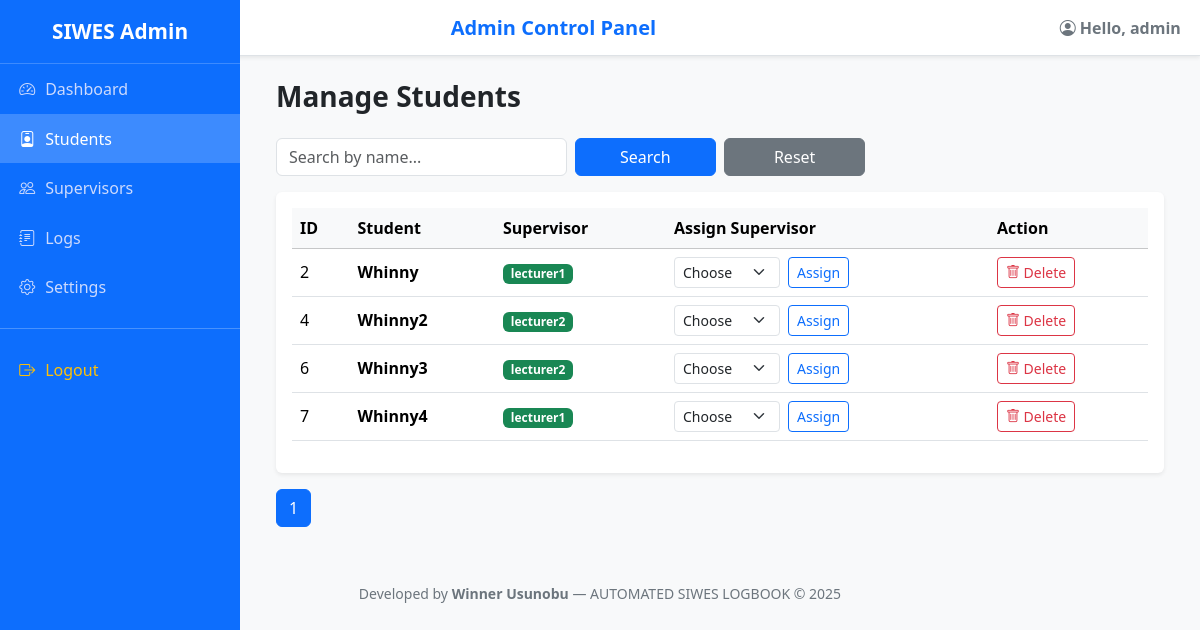
/admin/students (signed in), run on the app's committed database.
### tables this page shows
CREATE TABLE users (
        id INTEGER PRIMARY KEY AUTOINCREMENT,
        username TEXT NOT NULL UNIQUE,
        password_hash TEXT NOT NULL,
        role TEXT NOT NULL CHECK(role IN ('student', 'supervisor', 'admin')),
        supervisor_id INTEGER,
        FOREIGN KEY (supervisor_id) REFERENCES users(id)
    );

### admin.py (the view, shortened to what this page needs)
@admin_bp.route('/students', methods=['GET', 'POST'])
@login_required
def students():
    if current_user.role != 'admin':
        flash("Access Denied! Admins only.", "danger")
        return redirect(url_for("login"))
    conn = get_db_connection()
    cur = conn.cursor()
    q = request.args.get('q', '').strip()
    page = int(request.args.get('page', 1))
    per_page = 10
    offset = (page - 1) * per_page
    if q:
        students = cur.execute("""
            SELECT s.id, s.username AS student_name, u.username AS supervisor_name
            FROM users s
            LEFT JOIN users u ON s.supervisor_id = u.id
            WHERE s.role='student' AND s.username LIKE ?
            ORDER BY s.username LIMIT ? OFFSET ?;
        """, (f'%{q}%', per_page, offset)).fetchall()
        total = cur.execute("SELECT COUNT(*) FROM users WHERE role='student' AND username LIKE ?", (f'%{q}%',)).fetchone()[0]
    else:
        students = cur.execute("""
            SELECT s.id, s.username AS student_name, u.username AS supervisor_name
            FROM users s
            LEFT JOIN users u ON s.supervisor_id = u.id
            WHERE s.role='student'
            ORDER BY s.username LIMIT ? OFFSET ?;
        """, (per_page, offset)).fetchall()
        total = cur.execute("SELECT COUNT(*) FROM users WHERE role='student'").fetchone()[0]
    supervisors = cur.execute("SELECT id, username FROM users WHERE role='supervisor' ORDER BY username;").fetchall()
    conn.close()
    total_pages = (total + per_page - 1) // per_page
    return render_template(
        'admin/students.html',
        students=students,
        supervisors=supervisors,
        q=q,
        page=page,
        total_pages=total_pages
    )

### admin.py (called while the page is built)
def get_db_connection():
    db_path = current_app.config.get('DATABASE', 'instance/siwes.db')
    conn = sqlite3.connect(db_path)
    conn.row_factory = sqlite3.Row
    return conn

### app.py (called while the page is built)
@login_manager.user_loader
def load_user(user_id):
    conn = sqlite3.connect(Database)
    conn.row_factory = sqlite3.Row
    user = conn.execute("SELECT * FROM users WHERE id = ?;", (user_id,)).fetchone()
    conn.close()
    if user:
        return User(user["id"], user["username"], user["password_hash"], user["role"])
    return None

### templates/admin/students.html (shortened to what this page needs)
{% extends "admin/base.html" %}
{% block content %}
<div class="container-fluid">
  <h3 class="fw-bold mb-4">Manage Students</h3>
  <form class="row g-2 mb-3" method="get" action="{{ url_for('admin.students') }}">
    <div class="col-md-4">
      <input type="text" name="q" class="form-control" placeholder="Search by name..." value="{{ q }}">
    </div>
    <div class="col-md-2">
      <button class="btn btn-primary w-100" type="submit">Search</button>
    </div>
    <div class="col-md-2">
      <a href="{{ url_for('admin.students') }}" class="btn btn-secondary w-100">Reset</a>
    </div>
  </form>
  <div class="card shadow-sm border-0">
    <div class="card-body table-responsive">
      <table class="table table-hover align-middle">
        <thead class="table-light">
          <tr>
            <th>ID</th>
            <th>Student</th>
            <th>Supervisor</th>
            <th>Assign Supervisor</th>
            <th>Action</th>
          </tr>
        </thead>
        <tbody>
          {% for s in students %}
          <tr>
            <td>{{ s.id }}</td>
            <td class="fw-semibold">{{ s.student_name }}</td>
            <td>
              {% if s.supervisor_name %}
                <span class="badge bg-success">{{ s.supervisor_name }}</span>
              {% else %}
                <span class="badge bg-secondary">Unassigned</span>
              {% endif %}
            </td>
            <td>
              <form method="POST" class="d-flex align-items-center" style="gap: 0.5rem;">
                <select name="supervisor_id" class="form-select form-select-sm w-auto" required>
                  <option disabled selected>Choose</option>
                </select>
                <button class="btn btn-sm btn-outline-primary" type="submit">Assign</button>
              </form>
            </td>
            <td>
              <form method="POST" onsubmit="return confirm('Are you sure you want to delete {{ s.student_name }}?');">
                <button class="btn btn-sm btn-outline-danger"><i class="bi bi-trash"></i> Delete</button>
              </form>
            </td>
          </tr>
          {% else %}
          <tr>
            <td colspan="5" class="text-center text-muted">No students found.</td>
          </tr>
          {% endfor %}
        </tbody>
      </table>
    </div>
  </div>
  <nav aria-label="Page navigation" class="mt-3">
    <ul class="pagination">
      {% for p in range(1, total_pages + 1) %}
        <li class="page-item {% if p == page %}active{% endif %}">
          <a class="page-link" href="{{ url_for('admin.students', q=q, page=p) }}">{{ p }}</a>
        </li>
      {% endfor %}
    </ul>
  </nav>
</div>
{% endblock %}

### templates/admin/base.html (shortened to what this page needs)
<!DOCTYPE html>
<html lang="en">
<head>
  <link href="https://cdn.jsdelivr.net/npm/bootstrap@5.3.3/dist/css/bootstrap.min.css" rel="stylesheet">
  <link href="https://cdn.jsdelivr.net/npm/bootstrap-icons@1.11.1/font/bootstrap-icons.css" rel="stylesheet">
</head>
<body>
  <div class="sidebar" id="sidebar">
    <div class="brand">SIWES Admin</div>
    <nav class="nav flex-column">
      <a href="{{ url_for('admin.dashboard') }}" class="nav-link {% if request.endpoint == 'admin.dashboard' %}active{% endif %}">
        <i class="bi bi-speedometer2"></i> Dashboard
      </a>
      <a href="{{ url_for('admin.students') }}" class="nav-link {% if request.endpoint == 'admin.students' %}active{% endif %}">
        <i class="bi bi-person-badge"></i> Students
      </a>
      <a href="{{ url_for('admin.supervisors') }}" class="nav-link {% if request.endpoint == 'admin.supervisors' %}active{% endif %}">
        <i class="bi bi-people"></i> Supervisors
      </a>
      <a href="{{ url_for('admin.logs') }}" class="nav-link {% if request.endpoint == 'admin.logs' %}active{% endif %}">
        <i class="bi bi-journal-text"></i> Logs
      </a>
      <a href="{{ url_for('admin.settings') }}" class="nav-link {% if request.endpoint == 'admin.settings' %}active{% endif %}">
        <i class="bi bi-gear"></i> Settings
      </a>
      <hr class="text-light">
      <a href="{{ url_for('logout') }}" class="nav-link text-warning">
        <i class="bi bi-box-arrow-right"></i> Logout
      </a>
    </nav>
  </div>
  <div class="topbar shadow-sm">
    <span class="toggle-btn" id="toggle-btn"></span>
    <h5 class="mb-0 fw-bold text-primary">Admin Control Panel</h5>
    <span class="fw-semibold text-secondary"><i class="bi bi-person-circle"> </i>Hello, {{ current_user.username }}</span>
  </div>
  <div class="content">
    {% block content %}{% endblock %}
  </div>
    <footer class="text-center text-secondary small py-3">
        Developed by <strong>Winner Usunobu</strong> — AUTOMATED SIWES LOGBOOK © 2025
    </footer>
</body>
</html>

### templates/admin/base.html (style rules this page uses)
body { min-height: 100vh; background-color: #f8f9fa; overflow-x: hidden; }
.sidebar { width: 240px; height: 100vh; position: fixed; top: 0; left: 0; background: #0d6efd; color: #fff; transition: all 0.3s ease; z-index: 100; }
.sidebar .brand { font-weight: 700; font-size: 1.3rem; text-align: center; padding: 1rem; border-bottom: 1px solid rgba(255,255,255,0.2); }
.sidebar .nav-link { color: #cddafd; font-weight: 500; padding: 0.8rem 1.2rem; display: flex; align-items: center; gap: 10px; transition: background 0.2s; }
.sidebar .nav-link:hover, .sidebar .nav-link.active { background-color: rgba(255,255,255,0.2); color: #fff; }
.content { margin-left: 240px; padding: 1.5rem; transition: all 0.3s; }
.topbar { height: 56px; display: flex; align-items: center; justify-content: space-between; background-color: #fff; border-bottom: 1px solid #dee2e6; padding: 0 1.2rem; position: sticky; top: 0; z-index: 90; }
.toggle-btn { cursor: pointer; color: #0d6efd; }

### data on the page
users: username "admin"
users: id "2", student_name "Whinny", supervisor_name "lecturer1"
users: id "4", student_name "Whinny2", supervisor_name "lecturer2"
users: id "6", student_name "Whinny3", supervisor_name "lecturer2"
users: id "7", student_name "Whinny4", supervisor_name "lecturer1"

### other printed values
{{ p }} "1"
